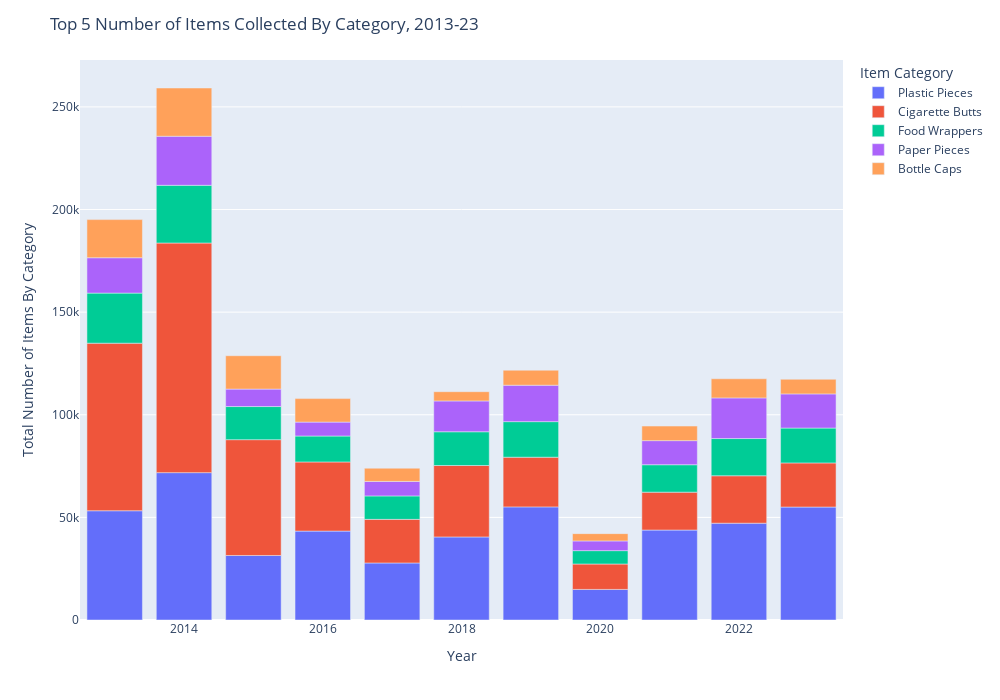

Notebook code cell kept with this figure:
### Markdown cell above
The bar graph above shows the number of items cleaned up in the years 2013-2023 by category. You can click on the Item Category squares to the right to exclude/include categories in the graph.


## Top 5 Trash Categories
Below is the same bar plot as above but only the top 5 trash categories.

### Code cell
# Top 5 items over the years
fig = graph_maker.annual_total_bar(item_nbr=5)
fig.show()

### Figure 1 — Plotly figure (JSON) as saved in the notebook; plotly's stock layout.template omitted (floating-point values rounded to 4 significant figures)
{"data": [{"alignmentgroup": "True", "hovertemplate": "variable=Plastic Pieces<br>index=%{x}<br>value=%{y}<extra></extra>", "legendgroup": "Plastic Pieces", "marker": {"color": "#636efa", "pattern": {"shape": ""}}, "name": "Plastic Pieces", "offsetgroup": "Plastic Pieces", "orientation": "v", "showlegend": true, "textposition": "auto", "type": "bar", "x": [2013, 2014, 2015, 2016, 2017, 2018, 2019, 2020, 2021, 2022, 2023], "xaxis": "x", "y": [53236, 71803, 31440, 43322, 27790.0, 40469, 55116, 14907, 43820, 47164, 55038], "yaxis": "y"}, {"alignmentgroup": "True", "hovertemplate": "variable=Cigarette Butts<br>index=%{x}<br>value=%{y}<extra></extra>", "legendgroup": "Cigarette Butts", "marker": {"color": "#EF553B", "pattern": {"shape": ""}}, "name": "Cigarette Butts", "offsetgroup": "Cigarette Butts", "orientation": "v", "showlegend": true, "textposition": "auto", "type": "bar", "x": [2013, 2014, 2015, 2016, 2017, 2018, 2019, 2020, 2021, 2022, 2023], "xaxis": "x", "y": [81642, 111884, 56423, 33684, 21251, 34815, 24202, 12380, 18464, 23115, 21498], "yaxis": "y"}, {"alignmentgroup": "True", "hovertemplate": "variable=Food Wrappers<br>index=%{x}<br>value=%{y}<extra></extra>", "legendgroup": "Food Wrappers", "marker": {"color": "#00cc96", "pattern": {"shape": ""}}, "name": "Food Wrappers", "offsetgroup": "Food Wrappers", "orientation": "v", "showlegend": true, "textposition": "auto", "type": "bar", "x": [2013, 2014, 2015, 2016, 2017, 2018, 2019, 2020, 2021, 2022, 2023], "xaxis": "x", "y": [24397, 28110, 16142, 12632, 11425, 16437, 17333, 6513, 13373, 18128, 16988], "yaxis": "y"}, {"alignmentgroup": "True", "hovertemplate": "variable=Paper Pieces<br>index=%{x}<br>value=%{y}<extra></extra>", "legendgroup": "Paper Pieces", "marker": {"color": "#ab63fa", "pattern": {"shape": ""}}, "name": "Paper Pieces", "offsetgroup": "Paper Pieces", "orientation": "v", "showlegend": true, "textposition": "auto", "type": "bar", "x": [2013, 2014, 2015, 2016, 2017, 2018, 2019, 2020, 2021, 2022, 2023], "xaxis": "x", "y": [17242, 23901, 8493, 6783, 7043, 15017, 17738, 4727, 11733, 19817, 16650], "yaxis": "y"}, {"alignmentgroup": "True", "hovertemplate": "variable=Bottle Caps<br>index=%{x}<br>value=%{y}<extra></extra>", "legendgroup": "Bottle Caps", "marker": {"color": "#FFA15A", "pattern": {"shape": ""}}, "name": "Bottle Caps", "offsetgroup": "Bottle Caps", "orientation": "v", "showlegend": true, "textposition": "auto", "type": "bar", "x": [2013, 2014, 2015, 2016, 2017, 2018, 2019, 2020, 2021, 2022, 2023], "xaxis": "x", "y": [18575, 23512, 16270, 11453, 6458, 4500, 7330, 3552, 7110, 9305, 7124], "yaxis": "y"}], "layout": {"autosize": false, "barmode": "relative", "height": 700, "legend": {"title": {"text": "Item Category"}, "tracegroupgap": 0}, "margin": {"t": 60}, "title": {"text": "Top 5 Number of Items Collected By Category, 2013-23"}, "width": 1000, "xaxis": {"anchor": "y", "autorange": true, "domain": [0, 1], "range": [2012.0, 2024.0], "title": {"text": "Year"}, "type": "linear"}, "yaxis": {"anchor": "x", "autorange": true, "domain": [0, 1], "range": [0, 272900.0], "title": {"text": "Total Number of Items By Category"}, "type": "linear"}}}
